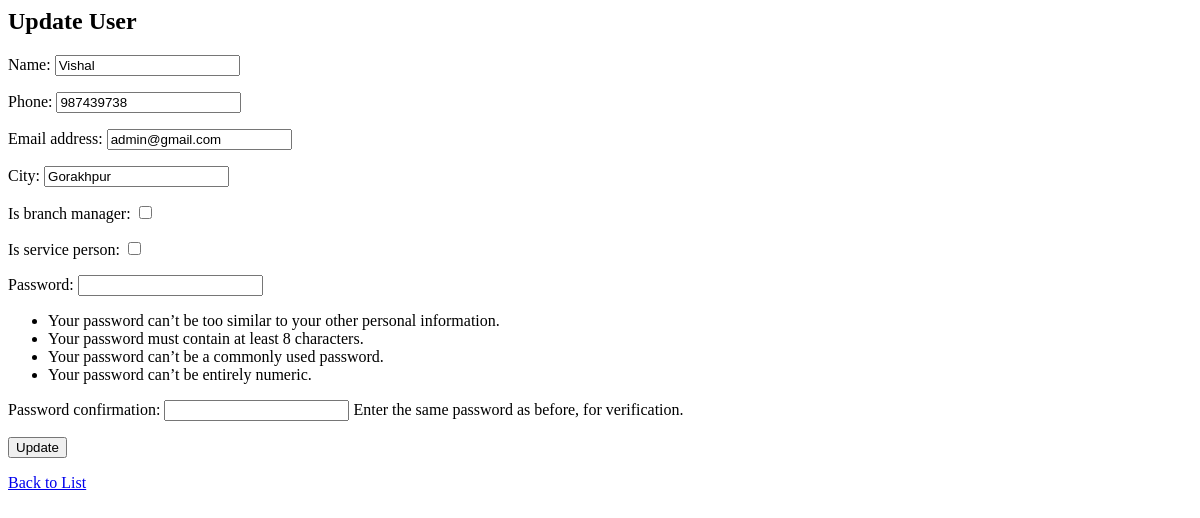
Before: /users/1/update/ with the older database file.
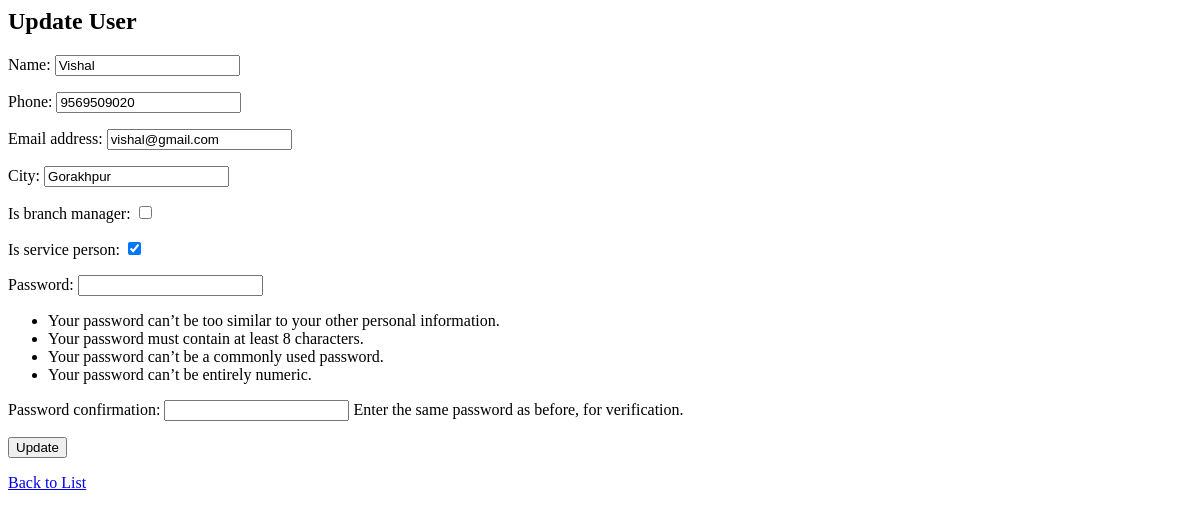
After: the same page with the newer database file.
### salon/models.py (models this page shows, shortened)
class User(AbstractBaseUser, PermissionsMixin):
    name = models.CharField(max_length=200)
    phone = models.CharField(max_length=15)
    email = models.EmailField(_("email address"), unique=True)
    city = models.CharField(max_length=200)
    is_superadmin = models.BooleanField(default=False)
    is_branch_manager = models.BooleanField(default=False)
    is_service_person = models.BooleanField(default=False)
    is_staff = models.BooleanField(default=False)
    is_active = models.BooleanField(default=True)
    date_joined = models.DateTimeField(default=timezone.now)
    USERNAME_FIELD = "email"
    REQUIRED_FIELDS = []
    objects = CustomUserManager()

### salon/views.py (the view)
# urls.py: path('users/<int:user_id>/update/', views.user_update, name='user_update'),
def user_update(request, user_id):
    user = get_object_or_404(User, pk=user_id)
    if request.method == 'POST':
        form = CustomUserCreationForm(request.POST, instance=user)
        if form.is_valid():
            form.save()
            return redirect('salon:user_list')
    else:
        form = CustomUserCreationForm(instance=user)
    return render(request, 'accounts/user_form.html', {'form': form, 'action': 'Update'})

### salon/forms.py
class CustomUserCreationForm(UserCreationForm):
    class Meta:
        model = User
        fields = ("name", "phone", "email", "city", 'is_branch_manager', 'is_service_person')

### salon/templates/accounts/user_form.html (shortened to what this page needs)
<h2>{{ action }} User</h2>
<form method="post">
  {{ form.as_p }}
  <button type="submit">{{ action }}</button>
</form>
<a href="{% url 'salon:user_list' %}">Back to List</a>

Changed rows visible on the page:
changed User "Vishal": phone "987439738" → "9569509020"; email "admin@gmail.com" → "vishal@gmail.com"; is_service_person "☐" → "☑"
